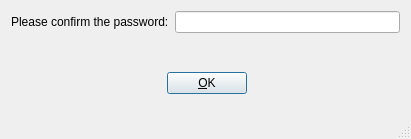
<ui version="4.0" >
 <class>CGexFtpPasswordConfirmation_dialog_base</class>
 <widget class="QDialog" name="CGexFtpPasswordConfirmation_dialog_base" >
  <property name="geometry" >
   <rect>
    <x>0</x>
    <y>0</y>
    <width>411</width>
    <height>139</height>
   </rect>
  </property>
  <property name="windowTitle" >
   <string>Ftp settings</string>
  </property>
  <property name="sizeGripEnabled" >
   <bool>true</bool>
  </property>
  <layout class="QVBoxLayout" >
   <item>
    <layout class="QHBoxLayout" >
     <item>
      <widget class="QLabel" name="labelConfirmation" >
       <property name="text" >
        <string>Please confirm the password:</string>
       </property>
       <property name="wordWrap" >
        <bool>false</bool>
       </property>
      </widget>
     </item>
     <item>
      <widget class="QLineEdit" name="editPassword" >
       <property name="toolTip" >
        <string>Re-enter password to use on FTP server</string>
       </property>
       <property name="echoMode" >
        <enum>QLineEdit::Password</enum>
       </property>
      </widget>
     </item>
    </layout>
   </item>
   <item>
    <spacer name="spacer21" >
     <property name="orientation" >
      <enum>Qt::Vertical</enum>
     </property>
     <property name="sizeType" >
      <enum>QSizePolicy::Expanding</enum>
     </property>
     <property name="sizeHint" stdset="0" >
      <size>
       <width>10</width>
       <height>36</height>
      </size>
     </property>
    </spacer>
   </item>
   <item>
    <layout class="QHBoxLayout" >
     <item>
      <spacer name="spacer23" >
       <property name="orientation" >
        <enum>Qt::Horizontal</enum>
       </property>
       <property name="sizeType" >
        <enum>QSizePolicy::Expanding</enum>
       </property>
       <property name="sizeHint" stdset="0" >
        <size>
         <width>156</width>
         <height>10</height>
        </size>
       </property>
      </spacer>
     </item>
     <item>
      <widget class="QPushButton" name="buttonOk" >
       <property name="sizePolicy" >
        <sizepolicy vsizetype="Fixed" hsizetype="Fixed" >
         <horstretch>0</horstretch>
         <verstretch>0</verstretch>
        </sizepolicy>
       </property>
       <property name="text" >
        <string>&amp;OK</string>
       </property>
       <property name="shortcut" >
        <string/>
       </property>
       <property name="autoDefault" >
        <bool>true</bool>
       </property>
       <property name="default" >
        <bool>true</bool>
       </property>
      </widget>
     </item>
     <item>
      <spacer name="spacer24" >
       <property name="orientation" >
        <enum>Qt::Horizontal</enum>
       </property>
       <property name="sizeType" >
        <enum>QSizePolicy::Expanding</enum>
       </property>
       <property name="sizeHint" stdset="0" >
        <size>
         <width>151</width>
         <height>10</height>
        </size>
       </property>
      </spacer>
     </item>
    </layout>
   </item>
   <item>
    <spacer name="spacer22" >
     <property name="orientation" >
      <enum>Qt::Vertical</enum>
     </property>
     <property name="sizeType" >
      <enum>QSizePolicy::Expanding</enum>
     </property>
     <property name="sizeHint" stdset="0" >
      <size>
       <width>11</width>
       <height>36</height>
      </size>
     </property>
    </spacer>
   </item>
  </layout>
 </widget>
 <layoutdefault spacing="6" margin="11" />
 <pixmapfunction>qPixmapFromMimeSource</pixmapfunction>
 <resources/>
 <connections>
  <connection>
   <sender>buttonOk</sender>
   <signal>clicked()</signal>
   <receiver>CGexFtpPasswordConfirmation_dialog_base</receiver>
   <slot>accept()</slot>
   <hints>
    <hint type="sourcelabel" >
     <x>20</x>
     <y>20</y>
    </hint>
    <hint type="destinationlabel" >
     <x>20</x>
     <y>20</y>
    </hint>
   </hints>
  </connection>
 </connections>
</ui>
